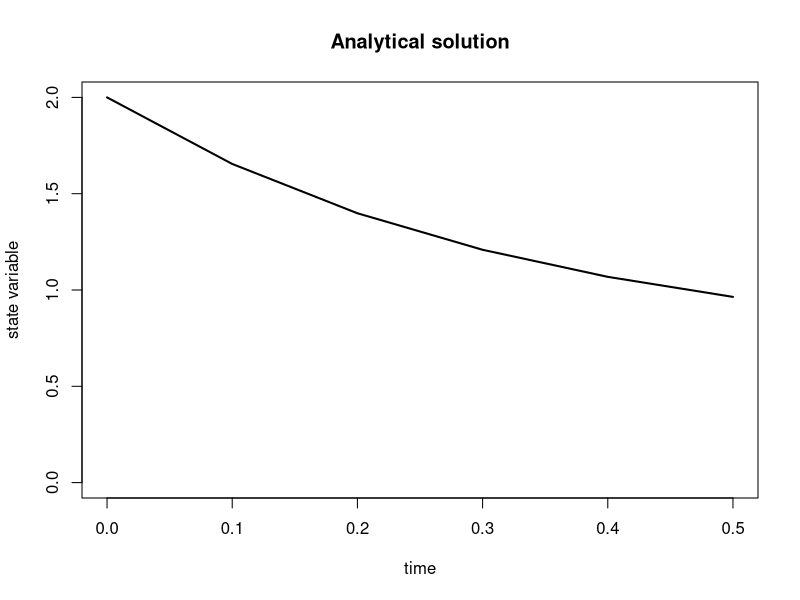

Generate this figure with R:
## ---- chunk 1
# Parameters
D<-2; C_in<-1; k<-1; C_0<-2

# Time sequence vector
time.seq <- seq(from = 0, to = 0.5, by = 0.1)

# Analytical solution as a vector expression
C.star <- D/(D+k)*C_in
C.an <- C.star + (C_0 - C.star )*exp(-(D+k)*time.seq)

# Plot solution
plot(time.seq, C.an, type="l", ylim=c(0,2), lwd =2, cex = 2,
xlab="time", ylab="state variable", main = "Analytical solution")
